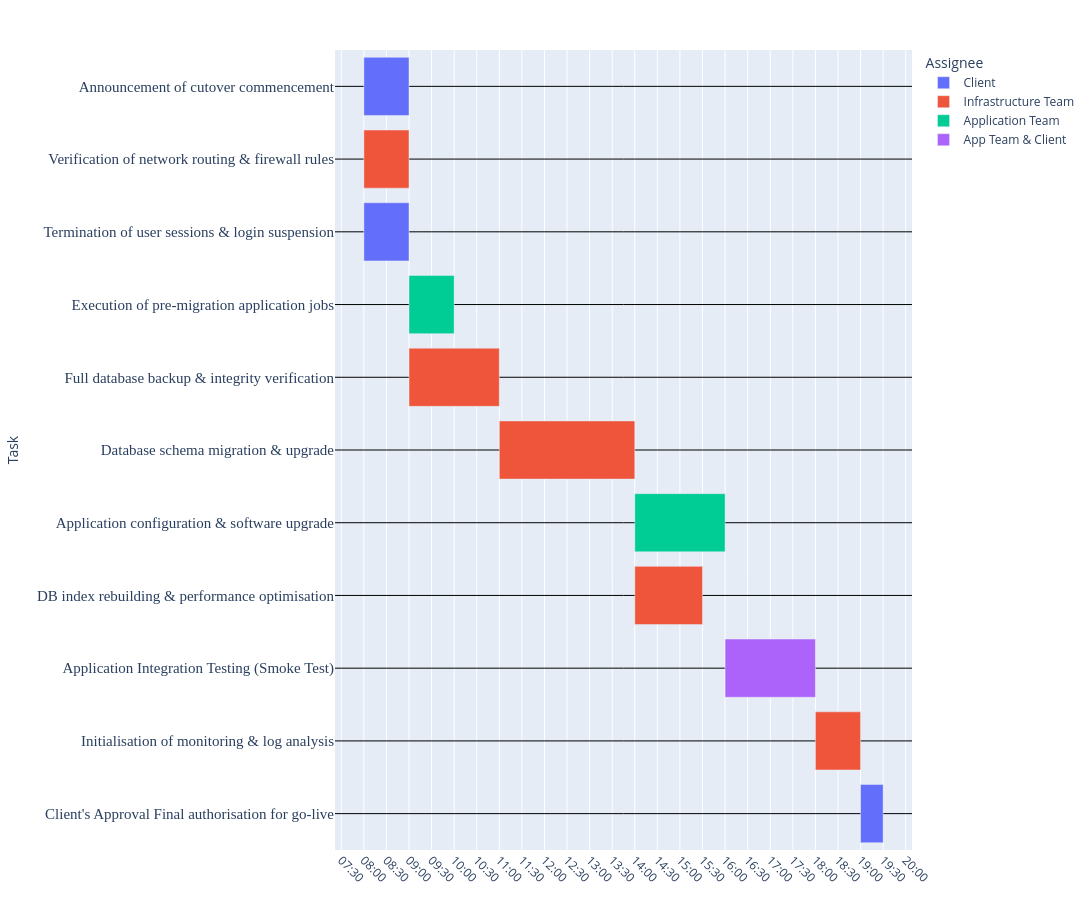

This figure's notebook cell:
### Markdown cell above
# Gantt Chart

### Code cell
fig = px.timeline(tl, x_start="PlotStart", x_end="PlotFinish", y="Task", color="Assignee", width=1600, height=900)

fig.update_yaxes(
    categoryorder="array",
    categoryarray=tl["Task"].unique(),
    autorange="reversed",
    showgrid=True,         # Display Grid
    gridwidth=1,           # Line Width
    # gridcolor='LightGrey', # Line Colour
    gridcolor="Black", # Line Colour
    #griddash="dot"        # Style
    tickfont=dict(size=15, family="Arial Black")
)

fig.update_xaxes(
    tickangle=45
)

fig.update_layout(
    autosize=False,
    margin=dict(l=50, r=50, t=50, b=50),
    xaxis=dict(tickformat="%H:%M", dtick=1800000)
)

fig.show()

### Figure 1 — Plotly figure (JSON) as saved in the notebook; plotly's stock layout.template omitted (floating-point values rounded to 4 significant figures)
{"data": [{"base": ["2026-04-29T08:00:00.000000", "2026-04-29T08:00:00.000000", "2026-04-29T19:00:00.000000"], "hovertemplate": "Assignee=Client<br>PlotStart=%{base}<br>PlotFinish=%{x}<br>Task=%{y}<extra></extra>", "legendgroup": "Client", "marker": {"color": "#636efa", "pattern": {"shape": ""}}, "name": "Client", "orientation": "h", "showlegend": true, "textposition": "auto", "type": "bar", "x": [3600000, 3600000, 1800000], "xaxis": "x", "y": ["Announcement of cutover commencement", "Termination of user sessions & login suspension", "Client's Approval\nFinal authorisation for go-live"], "yaxis": "y"}, {"base": ["2026-04-29T08:00:00.000000", "2026-04-29T09:00:00.000000", "2026-04-29T11:00:00.000000", "2026-04-29T14:00:00.000000", "2026-04-29T18:00:00.000000"], "hovertemplate": "Assignee=Infrastructure Team<br>PlotStart=%{base}<br>PlotFinish=%{x}<br>Task=%{y}<extra></extra>", "legendgroup": "Infrastructure Team", "marker": {"color": "#EF553B", "pattern": {"shape": ""}}, "name": "Infrastructure Team", "orientation": "h", "showlegend": true, "textposition": "auto", "type": "bar", "x": [3600000, 7200000, 10800000, 5400000, 3600000], "xaxis": "x", "y": ["Verification of network routing & firewall rules", "Full database backup & integrity verification", "Database schema migration & upgrade", "DB index rebuilding & performance optimisation", "Initialisation of monitoring & log analysis"], "yaxis": "y"}, {"base": ["2026-04-29T09:00:00.000000", "2026-04-29T14:00:00.000000"], "hovertemplate": "Assignee=Application Team<br>PlotStart=%{base}<br>PlotFinish=%{x}<br>Task=%{y}<extra></extra>", "legendgroup": "Application Team", "marker": {"color": "#00cc96", "pattern": {"shape": ""}}, "name": "Application Team", "orientation": "h", "showlegend": true, "textposition": "auto", "type": "bar", "x": [3600000, 7200000], "xaxis": "x", "y": ["Execution of pre-migration application jobs", "Application configuration & software upgrade"], "yaxis": "y"}, {"base": ["2026-04-29T16:00:00.000000"], "hovertemplate": "Assignee=App Team & Client<br>PlotStart=%{base}<br>PlotFinish=%{x}<br>Task=%{y}<extra></extra>", "legendgroup": "App Team & Client", "marker": {"color": "#ab63fa", "pattern": {"shape": ""}}, "name": "App Team & Client", "orientation": "h", "showlegend": true, "textposition": "auto", "type": "bar", "x": [7200000], "xaxis": "x", "y": ["Application Integration Testing (Smoke Test)"], "yaxis": "y"}], "layout": {"autosize": false, "barmode": "overlay", "height": 900, "legend": {"title": {"text": "Assignee"}, "tracegroupgap": 0}, "margin": {"b": 50, "l": 50, "r": 50, "t": 50}, "width": 1600, "xaxis": {"anchor": "y", "domain": [0, 1], "dtick": 1800000, "tickangle": 45, "tickformat": "%H:%M", "type": "date"}, "yaxis": {"anchor": "x", "autorange": "reversed", "categoryarray": ["Announcement of cutover commencement", "Verification of network routing & firewall rules", "Termination of user sessions & login suspension", "Execution of pre-migration application jobs", "Full database backup & integrity verification", "Database schema migration & upgrade", "Application configuration & software upgrade", "DB index rebuilding & performance optimisation", "Application Integration Testing (Smoke Test)", "Initialisation of monitoring & log analysis", "Client's Approval\nFinal authorisation for go-live"], "categoryorder": "array", "domain": [0, 1], "gridcolor": "Black", "gridwidth": 1, "showgrid": true, "tickfont": {"family": "Arial Black", "size": 15}, "title": {"text": "Task"}}}}
